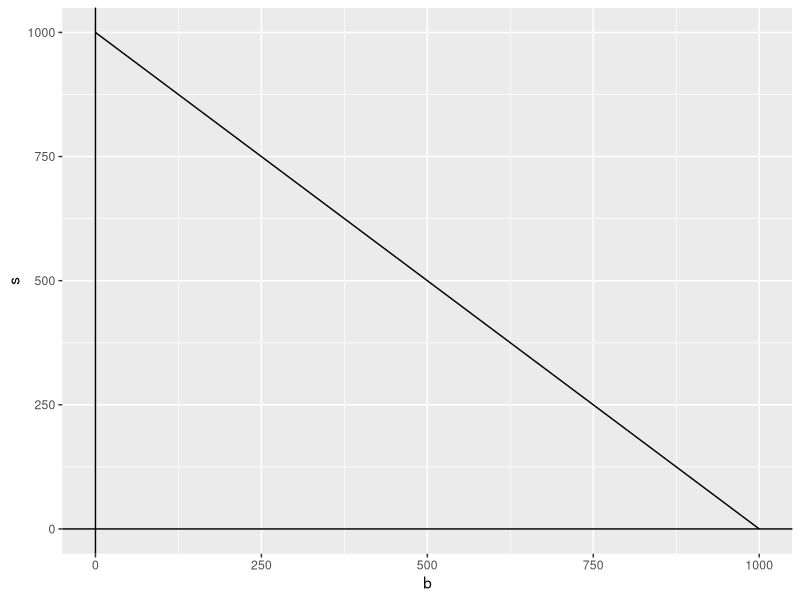

This figure's R source:
## ---- chunk 1

library(tidyverse)
library(rmarkdown)
library(knitr)
library(xml2)

knitr::opts_chunk$set(echo = T, 
                      warning = T, 
                      message = F, 
                      eval = T, 
                      include = T
                      )
## ---- chunk 2

b <- 0:1000
s <- 1000 - b

ggplot(data.frame(cbind(b, s)), aes(b, s)) +
  geom_line() +
  geom_vline(xintercept = 0) +
  geom_hline(yintercept = 0)
